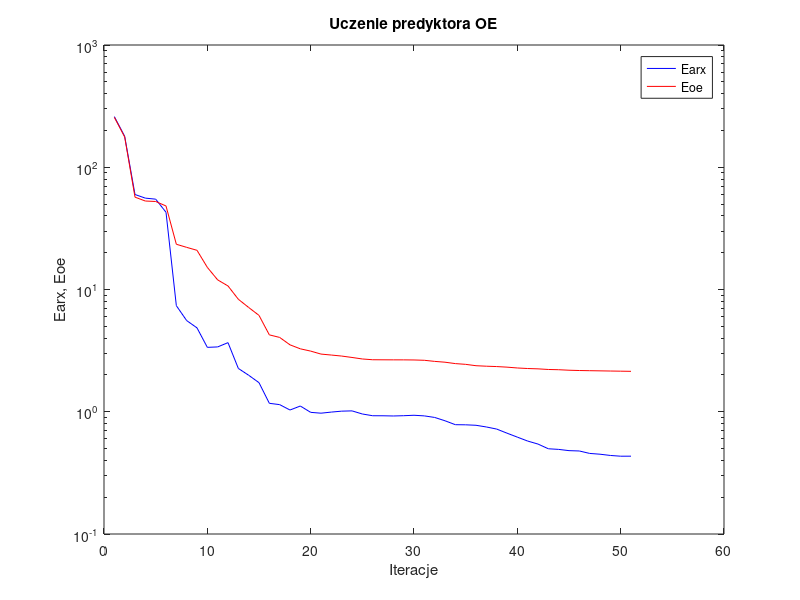
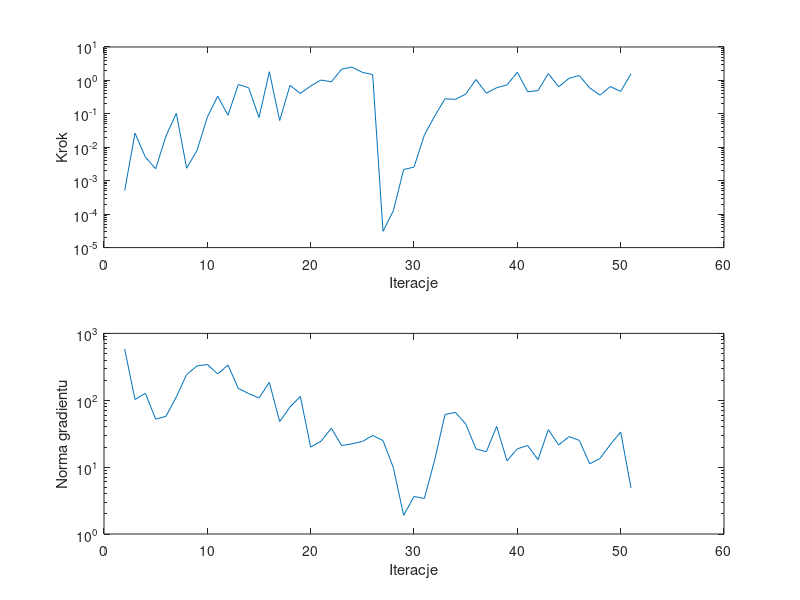

Write the MATLAB code that produced these figures, in order.
%uczenie predyktora oe
clear all;
n=0; farx(n+1)=2.597134e+002; foe(n+1)=2.560201e+002; wspucz(n+1)=0.000000e+000; ng(n+1)=0.000000e+000;
%odnowa zmiennej metryki
n=1; farx(n+1)=1.791973e+002; foe(n+1)=1.769184e+002; krok(n+1)=5.061965e-004; ng(n+1)=5.837010e+002;
n=2; farx(n+1)=5.984757e+001; foe(n+1)=5.694241e+001; krok(n+1)=2.643052e-002; ng(n+1)=1.024879e+002;
n=3; farx(n+1)=5.590099e+001; foe(n+1)=5.293804e+001; krok(n+1)=5.107684e-003; ng(n+1)=1.272547e+002;
n=4; farx(n+1)=5.483024e+001; foe(n+1)=5.247833e+001; krok(n+1)=2.281831e-003; ng(n+1)=5.216869e+001;
n=5; farx(n+1)=4.285143e+001; foe(n+1)=4.822774e+001; krok(n+1)=2.194150e-002; ng(n+1)=5.766276e+001;
n=6; farx(n+1)=7.376668e+000; foe(n+1)=2.345065e+001; krok(n+1)=1.033148e-001; ng(n+1)=1.123447e+002;
n=7; farx(n+1)=5.568871e+000; foe(n+1)=2.212014e+001; krok(n+1)=2.363686e-003; ng(n+1)=2.428535e+002;
n=8; farx(n+1)=4.854900e+000; foe(n+1)=2.092106e+001; krok(n+1)=8.053672e-003; ng(n+1)=3.259300e+002;
n=9; farx(n+1)=3.363299e+000; foe(n+1)=1.517146e+001; krok(n+1)=8.000730e-002; ng(n+1)=3.428891e+002;
n=10; farx(n+1)=3.391237e+000; foe(n+1)=1.198305e+001; krok(n+1)=3.372291e-001; ng(n+1)=2.474284e+002;
n=11; farx(n+1)=3.675624e+000; foe(n+1)=1.069136e+001; krok(n+1)=9.120186e-002; ng(n+1)=3.361550e+002;
n=12; farx(n+1)=2.261133e+000; foe(n+1)=8.321301e+000; krok(n+1)=7.571530e-001; ng(n+1)=1.501142e+002;
n=13; farx(n+1)=1.988693e+000; foe(n+1)=7.128702e+000; krok(n+1)=6.039386e-001; ng(n+1)=1.259279e+002;
n=14; farx(n+1)=1.729560e+000; foe(n+1)=6.141395e+000; krok(n+1)=7.746648e-002; ng(n+1)=1.082091e+002;
n=15; farx(n+1)=1.172377e+000; foe(n+1)=4.255329e+000; krok(n+1)=1.817806e+000; ng(n+1)=1.846756e+002;
n=16; farx(n+1)=1.143667e+000; foe(n+1)=4.055027e+000; krok(n+1)=6.301521e-002; ng(n+1)=4.802725e+001;
n=17; farx(n+1)=1.033257e+000; foe(n+1)=3.526861e+000; krok(n+1)=7.101669e-001; ng(n+1)=7.929636e+001;
n=18; farx(n+1)=1.113975e+000; foe(n+1)=3.271831e+000; krok(n+1)=4.089939e-001; ng(n+1)=1.140473e+002;
n=19; farx(n+1)=9.888360e-001; foe(n+1)=3.134073e+000; krok(n+1)=6.809733e-001; ng(n+1)=1.993388e+001;
n=20; farx(n+1)=9.733947e-001; foe(n+1)=2.963042e+000; krok(n+1)=1.027715e+000; ng(n+1)=2.438902e+001;
n=21; farx(n+1)=9.938316e-001; foe(n+1)=2.909900e+000; krok(n+1)=9.073805e-001; ng(n+1)=3.819012e+001;
n=22; farx(n+1)=1.011303e+000; foe(n+1)=2.854842e+000; krok(n+1)=2.172575e+000; ng(n+1)=2.099209e+001;
n=23; farx(n+1)=1.016675e+000; foe(n+1)=2.780425e+000; krok(n+1)=2.507229e+000; ng(n+1)=2.235581e+001;
n=24; farx(n+1)=9.588048e-001; foe(n+1)=2.702497e+000; krok(n+1)=1.740861e+000; ng(n+1)=2.415342e+001;
n=25; farx(n+1)=9.277620e-001; foe(n+1)=2.663392e+000; krok(n+1)=1.498210e+000; ng(n+1)=2.976115e+001;
%odnowa zmiennej metryki
n=26; farx(n+1)=9.270272e-001; foe(n+1)=2.660366e+000; krok(n+1)=3.070301e-005; ng(n+1)=2.497830e+001;
n=27; farx(n+1)=9.234856e-001; foe(n+1)=2.658082e+000; krok(n+1)=1.258386e-004; ng(n+1)=9.824266e+000;
n=28; farx(n+1)=9.283615e-001; foe(n+1)=2.657210e+000; krok(n+1)=2.161992e-003; ng(n+1)=1.901158e+000;
n=29; farx(n+1)=9.360621e-001; foe(n+1)=2.652093e+000; krok(n+1)=2.553842e-003; ng(n+1)=3.636577e+000;
n=30; farx(n+1)=9.250694e-001; foe(n+1)=2.636168e+000; krok(n+1)=2.308292e-002; ng(n+1)=3.403002e+000;
n=31; farx(n+1)=8.983709e-001; foe(n+1)=2.582245e+000; krok(n+1)=8.569436e-002; ng(n+1)=1.277592e+001;
n=32; farx(n+1)=8.437762e-001; foe(n+1)=2.542726e+000; krok(n+1)=2.821404e-001; ng(n+1)=6.132867e+001;
n=33; farx(n+1)=7.837796e-001; foe(n+1)=2.476866e+000; krok(n+1)=2.714701e-001; ng(n+1)=6.587404e+001;
n=34; farx(n+1)=7.819387e-001; foe(n+1)=2.442112e+000; krok(n+1)=3.886554e-001; ng(n+1)=4.438378e+001;
n=35; farx(n+1)=7.750417e-001; foe(n+1)=2.380152e+000; krok(n+1)=1.065469e+000; ng(n+1)=1.871621e+001;
n=36; farx(n+1)=7.508429e-001; foe(n+1)=2.358197e+000; krok(n+1)=4.147513e-001; ng(n+1)=1.697571e+001;
n=37; farx(n+1)=7.217781e-001; foe(n+1)=2.342321e+000; krok(n+1)=6.046342e-001; ng(n+1)=4.061383e+001;
n=38; farx(n+1)=6.681038e-001; foe(n+1)=2.316809e+000; krok(n+1)=7.310195e-001; ng(n+1)=1.242202e+001;
n=39; farx(n+1)=6.200828e-001; foe(n+1)=2.281005e+000; krok(n+1)=1.754369e+000; ng(n+1)=1.878235e+001;
n=40; farx(n+1)=5.758345e-001; foe(n+1)=2.257644e+000; krok(n+1)=4.572701e-001; ng(n+1)=2.106748e+001;
n=41; farx(n+1)=5.441244e-001; foe(n+1)=2.243518e+000; krok(n+1)=4.936156e-001; ng(n+1)=1.292459e+001;
n=42; farx(n+1)=4.980272e-001; foe(n+1)=2.217226e+000; krok(n+1)=1.608038e+000; ng(n+1)=3.640228e+001;
n=43; farx(n+1)=4.921474e-001; foe(n+1)=2.207217e+000; krok(n+1)=6.428475e-001; ng(n+1)=2.146834e+001;
n=44; farx(n+1)=4.807452e-001; foe(n+1)=2.186334e+000; krok(n+1)=1.157790e+000; ng(n+1)=2.857221e+001;
n=45; farx(n+1)=4.776431e-001; foe(n+1)=2.174222e+000; krok(n+1)=1.402391e+000; ng(n+1)=2.513509e+001;
n=46; farx(n+1)=4.561827e-001; foe(n+1)=2.167098e+000; krok(n+1)=5.982775e-001; ng(n+1)=1.121592e+001;
n=47; farx(n+1)=4.494636e-001; foe(n+1)=2.160608e+000; krok(n+1)=3.619299e-001; ng(n+1)=1.345906e+001;
n=48; farx(n+1)=4.390764e-001; foe(n+1)=2.153611e+000; krok(n+1)=6.553300e-001; ng(n+1)=2.176746e+001;
n=49; farx(n+1)=4.328881e-001; foe(n+1)=2.147389e+000; krok(n+1)=4.686024e-001; ng(n+1)=3.355285e+001;
n=50; farx(n+1)=4.331058e-001; foe(n+1)=2.141337e+000; krok(n+1)=1.585247e+000; ng(n+1)=4.896474e+000;

figure; semilogy(farx,'b'); hold on; semilogy(foe,'r'); xlabel('Iteracje'); ylabel('Earx, Eoe'); legend('Earx','Eoe'); title('Uczenie predyktora OE');
figure; subplot(2,1,1); semilogy(krok); xlabel('Iteracje'); ylabel('Krok');
subplot(2,1,2); semilogy(ng); xlabel('Iteracje'); ylabel('Norma gradientu');
Earx=farx(n+1)
Eoe=foe(n+1)
